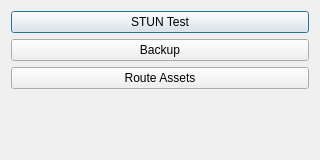
<?xml version="1.0" encoding="UTF-8"?>
<ui version="4.0">
 <class>DialogTools</class>
 <widget class="QDialog" name="DialogTools">
  <property name="geometry">
   <rect>
    <x>0</x>
    <y>0</y>
    <width>320</width>
    <height>160</height>
   </rect>
  </property>
  <property name="windowTitle">
   <string notr="true">Tools</string>
  </property>
  <layout class="QVBoxLayout" name="verticalLayout">
   <item>
    <widget class="QPushButton" name="stun_button">
     <property name="text">
      <string>STUN Test</string>
     </property>
    </widget>
   </item>
   <item>
    <widget class="QPushButton" name="backup_button">
     <property name="text">
      <string>Backup</string>
     </property>
    </widget>
   </item>
   <item>
    <widget class="QPushButton" name="assets_button">
     <property name="text">
      <string>Route Assets</string>
     </property>
    </widget>
   </item>
   <item>
    <spacer name="verticalSpacer">
     <property name="orientation">
      <enum>Qt::Vertical</enum>
     </property>
     <property name="sizeHint" stdset="0">
      <size>
       <width>20</width>
       <height>40</height>
      </size>
     </property>
    </spacer>
   </item>
  </layout>
 </widget>
 <resources/>
 <connections/>
</ui>
